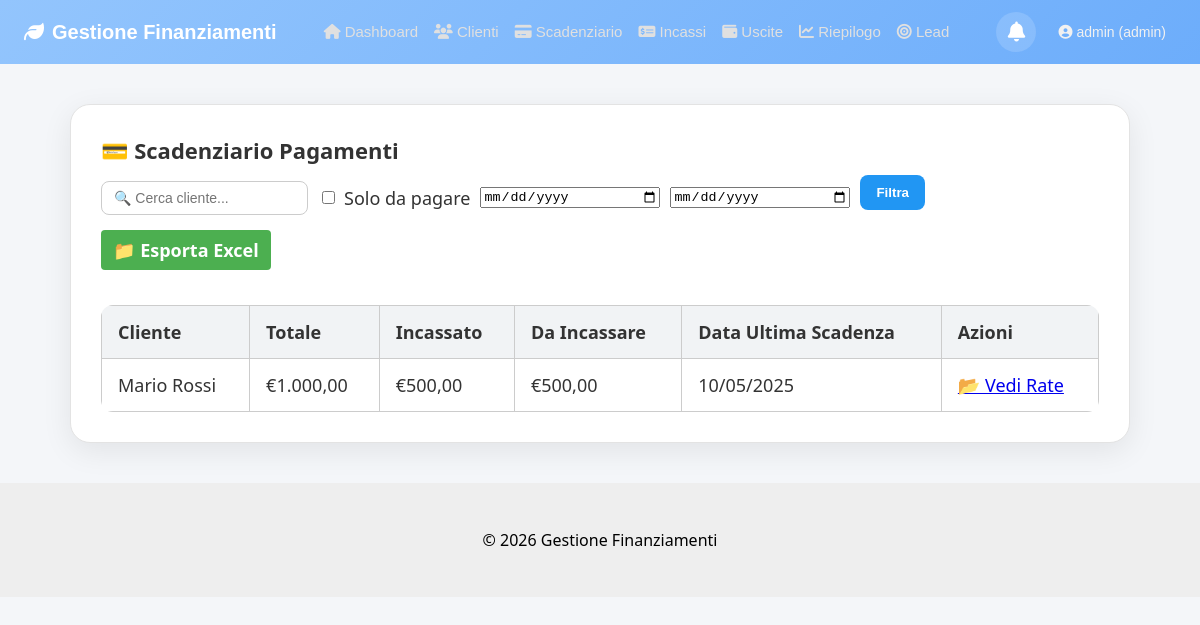
Page /pages/pagamenti.php (signed in) on the committed database.
### tables this page shows
CREATE TABLE `rate` (
  `id` int(11) NOT NULL AUTO_INCREMENT,
  `cliente_id` int(11) DEFAULT NULL,
  `numero_rata` int(11) DEFAULT NULL,
  `importo` decimal(10,2) DEFAULT NULL,
  `data_scadenza` date DEFAULT NULL,
  `pagata` tinyint(1) DEFAULT 0,
  `data_pagamento` date DEFAULT NULL,
  `note` text DEFAULT NULL,
  PRIMARY KEY (`id`),
  KEY `cliente_id` (`cliente_id`),
  CONSTRAINT `rate_ibfk_1` FOREIGN KEY (`cliente_id`) REFERENCES `clienti` (`id`) ON DELETE CASCADE
);

CREATE TABLE `clienti` (
  `id` int(11) NOT NULL AUTO_INCREMENT,
  `nome` varchar(100) DEFAULT NULL,
  `citta` varchar(100) DEFAULT NULL,
  `telefono` varchar(20) DEFAULT NULL,
  `email` varchar(100) DEFAULT NULL,
  `indirizzo` text DEFAULT NULL,
  `codice_fiscale` varchar(30) DEFAULT NULL,
  `data_registrazione` date DEFAULT NULL,
  `data_nascita` date DEFAULT NULL,
  `acquisto` varchar(255) DEFAULT NULL,
  `importo` decimal(10,2) DEFAULT NULL,
  `pagamento` enum('immediato','rateale_compass','finanziamento_interno') DEFAULT NULL,
  `note` text DEFAULT NULL,
  `acconto` decimal(10,2) DEFAULT 0.00,
  `interessi` decimal(10,2) DEFAULT 0.00,
  PRIMARY KEY (`id`)
);

### pages/pagamenti.php (the view, shortened to what this page needs)
<?php
require_once "../includes/header.php";
require_once "../includes/topbar.php";
$pdo->setAttribute(PDO::ATTR_ERRMODE, PDO::ERRMODE_EXCEPTION);
$search = $_GET['search'] ?? '';
$solo_da_pagare = isset($_GET['solo_da_pagare']) && $_GET['solo_da_pagare'] == '1';
$data_da = $_GET['data_da'] ?? '';
$data_a = $_GET['data_a'] ?? '';
$conditions = ["c.pagamento IN ('finanziamento_interno', 'rateale_compass')"];
$where = 'WHERE ' . implode(' AND ', $conditions);
$sql = "SELECT r.*, c.nome, c.pagamento, c.id AS cliente_id
        FROM rate r
        JOIN clienti c ON r.cliente_id = c.id
        $where
        ORDER BY c.nome ASC, r.data_scadenza ASC";
$stmt = $pdo->prepare($sql);
$stmt->execute();
$rate = $stmt->fetchAll();
$clienti_rate = [];
foreach ($rate as $r) {
    $id = $r['cliente_id'];
    if (!isset($clienti_rate[$id])) {
        $clienti_rate[$id] = [
            'nome' => $r['nome'],
            'pagamento' => $r['pagamento'],
            'rate' => [],
            'totale' => 0,
            'incassato' => 0,
            'da_incassare' => 0,
            'ultima_scadenza' => $r['data_scadenza']
        ];
    }
    $clienti_rate[$id]['rate'][] = $r;
    $clienti_rate[$id]['totale'] += $r['importo'];
    if ($r['pagata']) {
        $clienti_rate[$id]['incassato'] += $r['importo'];
    } else {
        $clienti_rate[$id]['da_incassare'] += $r['importo'];
    }
    if ($r['data_scadenza'] > $clienti_rate[$id]['ultima_scadenza']) {
        $clienti_rate[$id]['ultima_scadenza'] = $r['data_scadenza'];
    }
}
?>
<link rel="stylesheet" href="../css/clienti.css">
<div class="clienti-container">
  <div class="card">
    <div class="top-bar" style="display:flex;flex-wrap:wrap;gap:10px;align-items:center;">
      <h2>💳 Scadenziario Pagamenti</h2>
      <form method="get" style="display:flex;flex-wrap:wrap;gap:10px;align-items:center;">
        <input type="text" name="search" placeholder="🔍 Cerca cliente..." value="<?= htmlspecialchars($search) ?>" class="input-search">
        <label><input type="checkbox" name="solo_da_pagare" value="1" <?= $solo_da_pagare ? 'checked' : '' ?>> Solo da pagare</label>
        <input type="date" name="data_da" value="<?= htmlspecialchars($data_da) ?>">
        <input type="date" name="data_a" value="<?= htmlspecialchars($data_a) ?>">
        <button type="submit" class="btn">Filtra</button>
      </form>
      <a href="esporta_pagamenti.php" class="btn btn-export">📁 Esporta Excel</a>
    </div>
    <table class="clienti-table">
      <thead>
        <tr>
          <th>Cliente</th>
          <th>Totale</th>
          <th>Incassato</th>
          <th>Da Incassare</th>
          <th>Data Ultima Scadenza</th>
          <th>Azioni</th>
        </tr>
      </thead>
      <tbody>
        <?php foreach ($clienti_rate as $cliente_id => $dati): ?>
        <tr>
          <td><?= htmlspecialchars($dati['nome']) ?></td>
          <td>€<?= number_format($dati['totale'], 2, ',', '.') ?></td>
          <td>€<?= number_format($dati['incassato'], 2, ',', '.') ?></td>
          <td>€<?= number_format($dati['da_incassare'], 2, ',', '.') ?></td>
          <td><?= date('d/m/Y', strtotime($dati['ultima_scadenza'])) ?></td>
          <td><a href="#" onclick="toggleRate(<?= $cliente_id ?>)">📂 Vedi Rate</a></td>
        </tr>
        <?php endforeach; ?>
      </tbody>
    </table>
  </div>
</div>
<?php require_once "../includes/footer.php"; ?>

### css/main.css (style rules this page uses)
.card { background-color: #fff; padding: 20px; text-align: center; border: 2px solid #eee; border-radius: 10px; font-size: 18px; text-decoration: none; color: #333; transition: 0.2s; }
.btn { display: inline-block; padding: 10px 20px; background-color: #03A9F4; color: white; text-decoration: none; border-radius: 5px; margin-bottom: 10px; }
table { width: 100%; border-collapse: collapse; background-color: white; }
table th, table td { padding: 10px; border: 1px solid #ccc; text-align: left; }

### css/topbar.css (style rules this page uses)
html, body { margin: 0; padding: 0; }
.table-responsive > table { width: 100%; }

### css/clienti.css (style rules this page uses)
* { box-sizing: border-box; -webkit-font-smoothing: antialiased; -moz-osx-font-smoothing: grayscale; }
body { background-color: #f4f6f9; font-family: 'Segoe UI', Tahoma, Geneva, Verdana, sans-serif; margin: 0; padding: 0; }
.clienti-container { width: 100%; max-width: 1100px; margin: 40px auto; padding: 0 20px; }
.card { background: #fff; border-radius: 20px; padding: 30px; border: 1px solid #e3e3e3; box-shadow: 0 8px 30px rgba(0, 0, 0, 0.08); transition: box-shadow 0.3s ease; }
.top-bar { display: flex; justify-content: space-between; align-items: center; flex-wrap: wrap; gap: 15px; margin-bottom: 25px; }
.top-bar h2 { display: flex; align-items: center; gap: 8px; font-size: 22px; margin: 0; }
.btn-add, .btn { background-color: #2196F3; color: white; border: none; padding: 10px 16px; border-radius: 8px; font-weight: bold; cursor: pointer; transition: background-color 0.3s; }
.clienti-table { width: 100%; border-collapse: collapse; border-radius: 12px; overflow: hidden; }
.clienti-table th, .clienti-table td { padding: 14px 16px; text-align: left; vertical-align: top; word-break: break-word; }
.clienti-table th { background-color: #f1f3f5; font-weight: bold; color: #333; }
.clienti-table tbody tr { border-bottom: 1px solid #eee; transition: background-color 0.2s ease; }
.input-search { padding: 8px 12px; font-size: 14px; border-radius: 8px; border: 1px solid #ccc; min-width: 200px; }
.top-bar form { display: flex; align-items: center; gap: 10px; flex-wrap: wrap; }
.top-bar form input[type="text"], .top-bar form input[type="date"], .top-bar form select, .top-bar form .input-search { min-width: 180px; }
.top-bar form label { display: inline-flex; align-items: center; gap: 6px; flex-wrap: wrap; }
.btn-export { background-color: #4CAF50; color: white; padding: 8px 12px; border-radius: 4px; text-decoration: none; font-weight: bold; }

### includes/topbar.php (style rules this page uses)
html, body { margin: 0 !important; padding: 0 !important; }

### rows in the picture
rate: cliente.nome "Mario Rossi", totale "1.000,00", incassato "500,00", da_incassare "500,00", data_scadenza "10/05/2025"

### other values in the picture
$_SESSION['user']['username'] "admin"
$_SESSION['user']['ruolo'] "admin"
